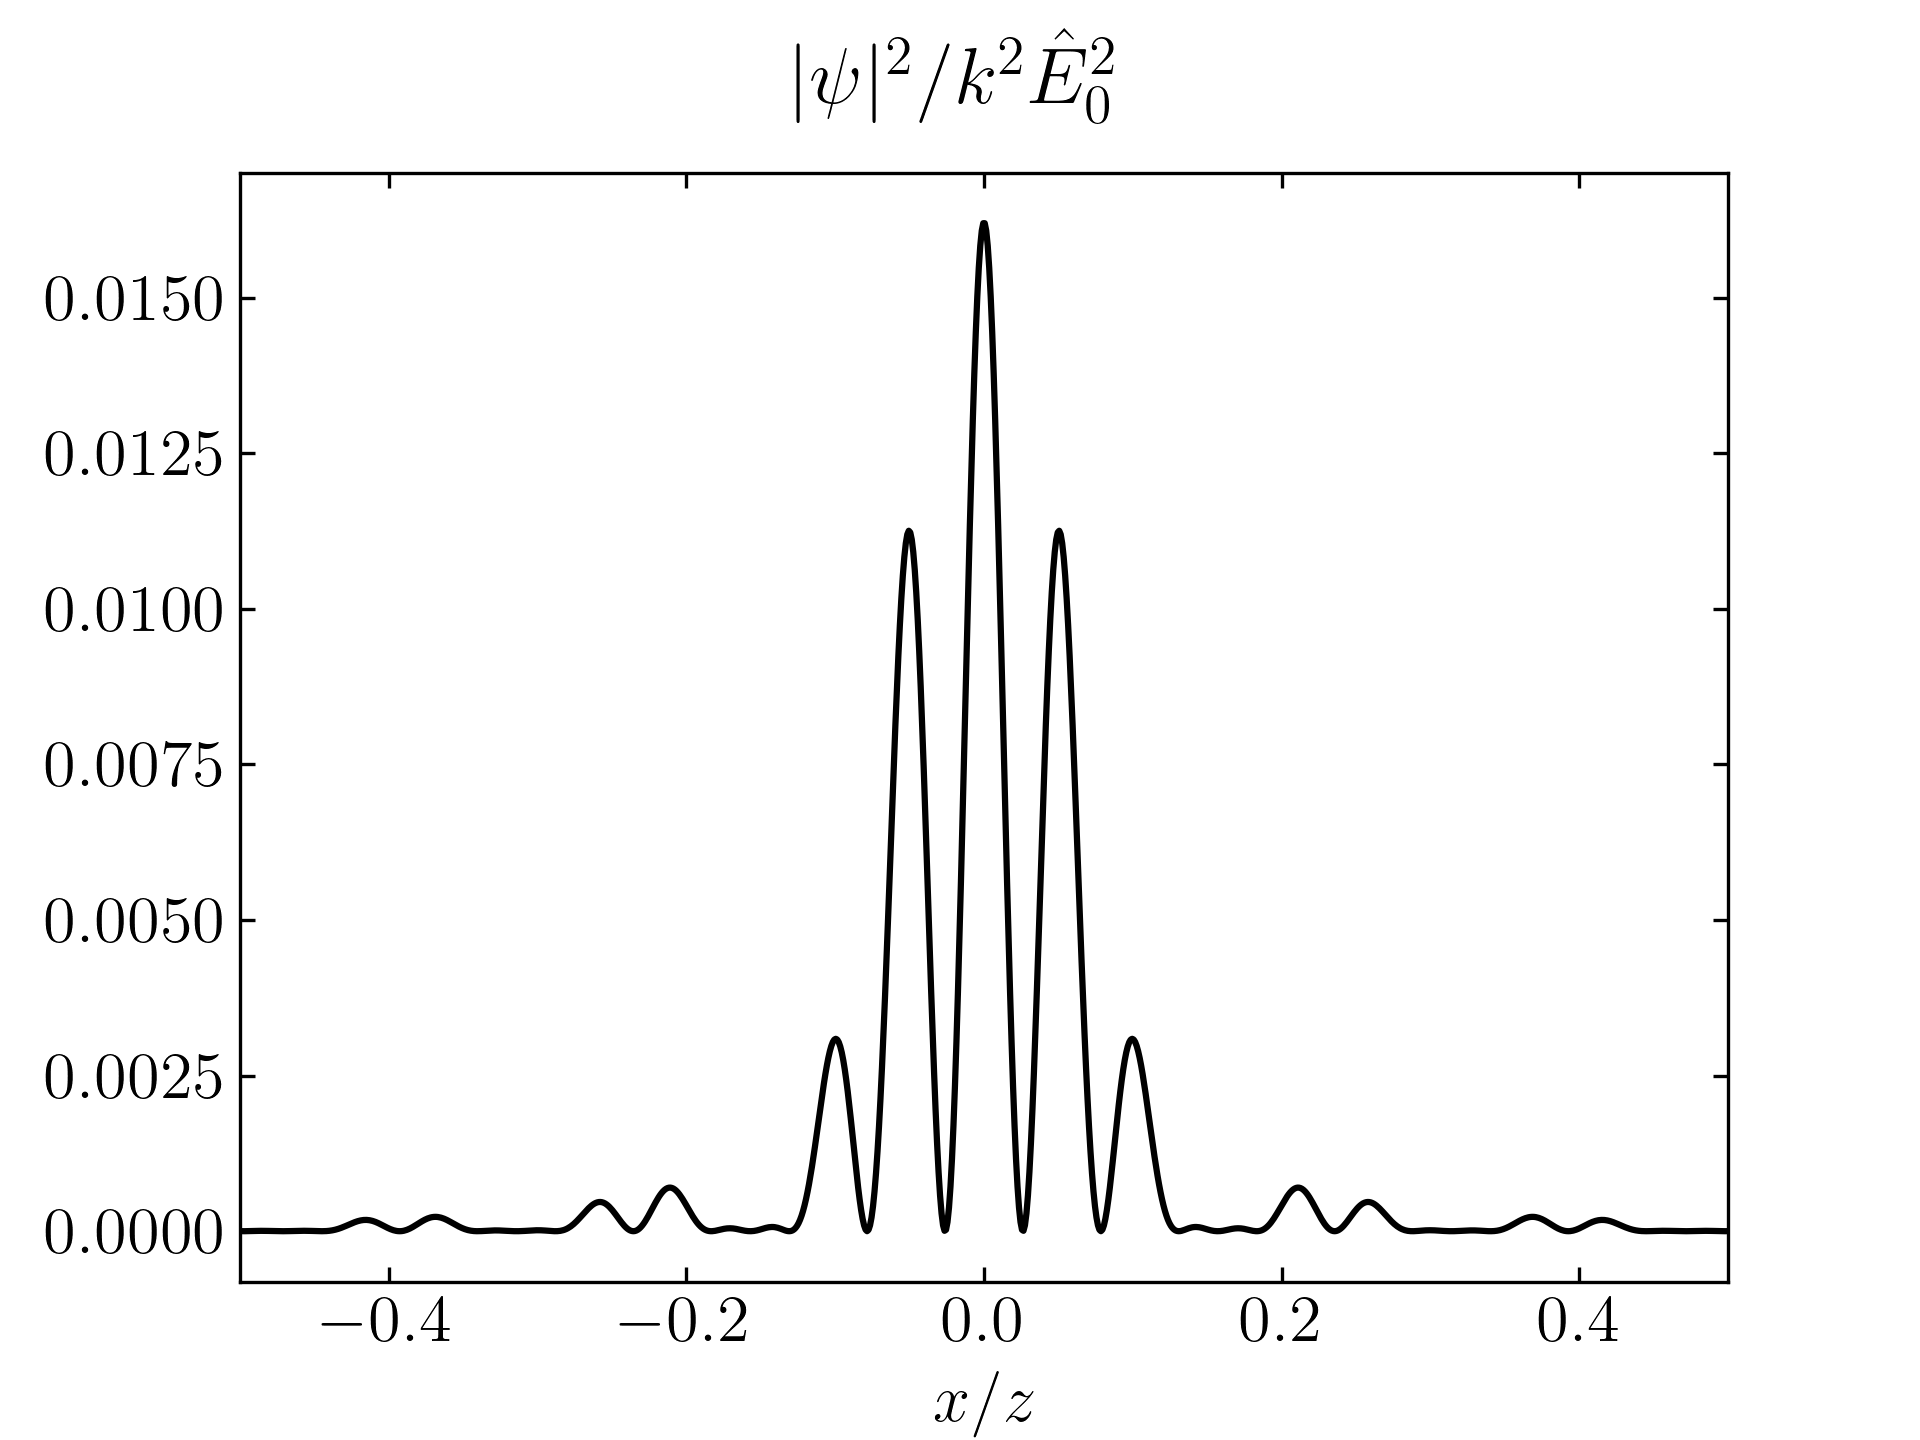

The script that saved this image:
import matplotlib.pyplot as plt
import mpl_extras as me
import numpy as np


x = np.linspace(-0.5, 0.5, 1000)

def sinc(x):
    return np.sin(x) / x


def I(x, ka=20):
    kz = 10 * ka
    kd = 3 * ka
    return 16 / np.pi ** 2 * (ka / kz) ** 2 \
        * (np.cos(kd * x) * sinc(ka * x)) ** 2


me.setup_mpl(tex=True)
fig, ax = plt.subplots(1, 1)
fig.suptitle("$|\psi|^2/k^2\hat{E}_0^2$")
ax.plot(x, I(x), "-k")

ax.tick_params(**me.params)
ax.set_xlim(x.min(), x.max())
ax.set_xlabel("$x/z$")

fig.savefig("p2c.png", dpi=300)
